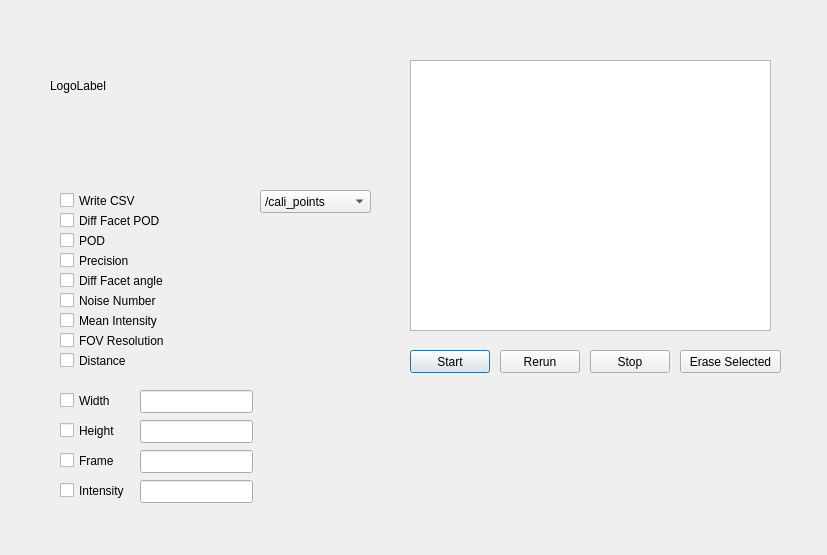
<?xml version="1.0" encoding="UTF-8"?>
<ui version="4.0">
 <class>Rviz_Analysis</class>
 <widget class="QDialog" name="Rviz_Analysis">
  <property name="geometry">
   <rect>
    <x>0</x>
    <y>0</y>
    <width>827</width>
    <height>555</height>
   </rect>
  </property>
  <property name="windowTitle">
   <string>Dialog</string>
  </property>
  <widget class="QCheckBox" name="checkBox">
   <property name="geometry">
    <rect>
     <x>60</x>
     <y>190</y>
     <width>111</width>
     <height>21</height>
    </rect>
   </property>
   <property name="text">
    <string>Write CSV</string>
   </property>
  </widget>
  <widget class="QCheckBox" name="checkBox_2">
   <property name="geometry">
    <rect>
     <x>60</x>
     <y>210</y>
     <width>121</width>
     <height>21</height>
    </rect>
   </property>
   <property name="text">
    <string>Diff Facet POD</string>
   </property>
  </widget>
  <widget class="QCheckBox" name="checkBox_3">
   <property name="geometry">
    <rect>
     <x>60</x>
     <y>230</y>
     <width>111</width>
     <height>21</height>
    </rect>
   </property>
   <property name="text">
    <string>POD</string>
   </property>
  </widget>
  <widget class="QCheckBox" name="checkBox_4">
   <property name="geometry">
    <rect>
     <x>60</x>
     <y>250</y>
     <width>101</width>
     <height>21</height>
    </rect>
   </property>
   <property name="text">
    <string>Precision</string>
   </property>
  </widget>
  <widget class="QCheckBox" name="checkBox_5">
   <property name="geometry">
    <rect>
     <x>60</x>
     <y>270</y>
     <width>131</width>
     <height>21</height>
    </rect>
   </property>
   <property name="text">
    <string>Diff Facet angle</string>
   </property>
  </widget>
  <widget class="QCheckBox" name="checkBox_6">
   <property name="geometry">
    <rect>
     <x>60</x>
     <y>290</y>
     <width>121</width>
     <height>21</height>
    </rect>
   </property>
   <property name="text">
    <string>Noise Number</string>
   </property>
  </widget>
  <widget class="QPushButton" name="pushButton">
   <property name="geometry">
    <rect>
     <x>410</x>
     <y>350</y>
     <width>80</width>
     <height>23</height>
    </rect>
   </property>
   <property name="text">
    <string>Start</string>
   </property>
  </widget>
  <widget class="QPushButton" name="pushButton_2">
   <property name="geometry">
    <rect>
     <x>680</x>
     <y>350</y>
     <width>101</width>
     <height>23</height>
    </rect>
   </property>
   <property name="text">
    <string>Erase Selected</string>
   </property>
  </widget>
  <widget class="QPushButton" name="pushButton_3">
   <property name="geometry">
    <rect>
     <x>500</x>
     <y>350</y>
     <width>80</width>
     <height>23</height>
    </rect>
   </property>
   <property name="text">
    <string>Rerun</string>
   </property>
  </widget>
  <widget class="QTextBrowser" name="textBrowser">
   <property name="geometry">
    <rect>
     <x>410</x>
     <y>60</y>
     <width>361</width>
     <height>271</height>
    </rect>
   </property>
  </widget>
  <widget class="QLabel" name="label">
   <property name="geometry">
    <rect>
     <x>50</x>
     <y>10</y>
     <width>161</width>
     <height>151</height>
    </rect>
   </property>
   <property name="text">
    <string>LogoLabel</string>
   </property>
  </widget>
  <widget class="QCheckBox" name="checkBox_7">
   <property name="geometry">
    <rect>
     <x>60</x>
     <y>310</y>
     <width>121</width>
     <height>21</height>
    </rect>
   </property>
   <property name="text">
    <string>Mean Intensity</string>
   </property>
  </widget>
  <widget class="QCheckBox" name="checkBox_8">
   <property name="geometry">
    <rect>
     <x>60</x>
     <y>330</y>
     <width>121</width>
     <height>21</height>
    </rect>
   </property>
   <property name="text">
    <string>FOV Resolution</string>
   </property>
  </widget>
  <widget class="QPushButton" name="pushButton_4">
   <property name="geometry">
    <rect>
     <x>590</x>
     <y>350</y>
     <width>80</width>
     <height>23</height>
    </rect>
   </property>
   <property name="text">
    <string>Stop</string>
   </property>
  </widget>
  <widget class="QCheckBox" name="checkBox_9">
   <property name="geometry">
    <rect>
     <x>60</x>
     <y>350</y>
     <width>85</width>
     <height>21</height>
    </rect>
   </property>
   <property name="text">
    <string>Distance</string>
   </property>
  </widget>
  <widget class="QLineEdit" name="lineEdit">
   <property name="geometry">
    <rect>
     <x>140</x>
     <y>390</y>
     <width>113</width>
     <height>23</height>
    </rect>
   </property>
   <property name="text">
    <string/>
   </property>
  </widget>
  <widget class="QLineEdit" name="lineEdit_2">
   <property name="geometry">
    <rect>
     <x>140</x>
     <y>420</y>
     <width>113</width>
     <height>23</height>
    </rect>
   </property>
   <property name="text">
    <string/>
   </property>
  </widget>
  <widget class="QComboBox" name="comboBox">
   <property name="geometry">
    <rect>
     <x>260</x>
     <y>190</y>
     <width>111</width>
     <height>23</height>
    </rect>
   </property>
   <item>
    <property name="text">
     <string>/cali_points</string>
    </property>
   </item>
   <item>
    <property name="text">
     <string>/iv_points</string>
    </property>
   </item>
  </widget>
  <widget class="QLineEdit" name="lineEdit_3">
   <property name="geometry">
    <rect>
     <x>140</x>
     <y>450</y>
     <width>113</width>
     <height>23</height>
    </rect>
   </property>
   <property name="text">
    <string/>
   </property>
  </widget>
  <widget class="QLineEdit" name="lineEdit_4">
   <property name="geometry">
    <rect>
     <x>140</x>
     <y>480</y>
     <width>113</width>
     <height>23</height>
    </rect>
   </property>
   <property name="text">
    <string/>
   </property>
  </widget>
  <widget class="QCheckBox" name="checkBox_10">
   <property name="geometry">
    <rect>
     <x>60</x>
     <y>390</y>
     <width>85</width>
     <height>21</height>
    </rect>
   </property>
   <property name="text">
    <string>Width</string>
   </property>
  </widget>
  <widget class="QCheckBox" name="checkBox_11">
   <property name="geometry">
    <rect>
     <x>60</x>
     <y>420</y>
     <width>85</width>
     <height>21</height>
    </rect>
   </property>
   <property name="text">
    <string>Height</string>
   </property>
  </widget>
  <widget class="QCheckBox" name="checkBox_12">
   <property name="geometry">
    <rect>
     <x>60</x>
     <y>450</y>
     <width>85</width>
     <height>21</height>
    </rect>
   </property>
   <property name="text">
    <string>Frame</string>
   </property>
  </widget>
  <widget class="QCheckBox" name="checkBox_13">
   <property name="geometry">
    <rect>
     <x>60</x>
     <y>480</y>
     <width>85</width>
     <height>21</height>
    </rect>
   </property>
   <property name="text">
    <string>Intensity</string>
   </property>
  </widget>
 </widget>
 <resources/>
 <connections/>
</ui>
